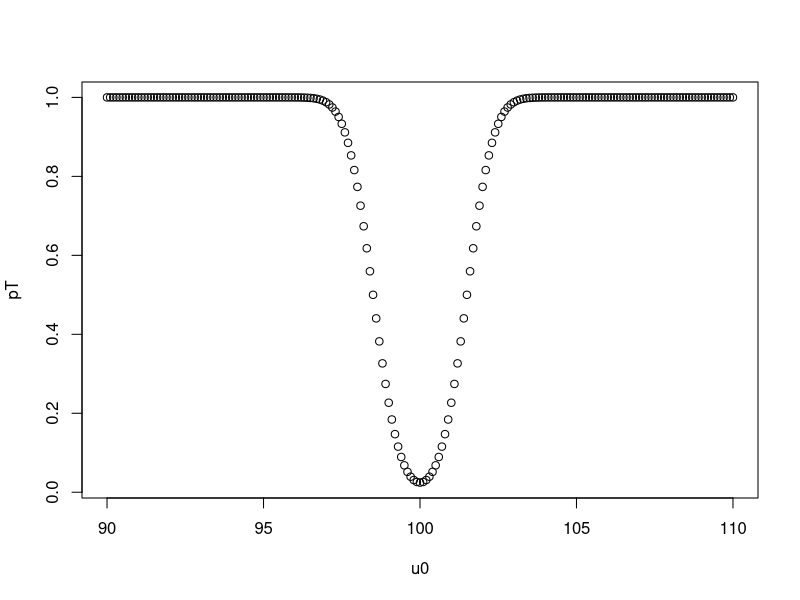

Here is the R script that generated this plot:
# -------------------------------------------
# Es. 1
n = 1000
dif = 36
pi = 36/1000
s2 = pi*(1-pi)

#i) IC(pi)
g = 0.95
q = qnorm(1-g)
ICpi = pi - q * sqrt(s2/n)

#ii)
alpha = c(0.05, 0.01)
q = qnorm(alpha)

pi0 = 0.05
T = (pi - pi0)/sqrt((pi0*(1 - pi0)/n))

# -------------------------------------------
# Es. 2
xa = c(17.3, 9.4, 4.0, 12.5, 11.4, 13.8)
xb = c(17.1, 9.7, 3.9, 12.5, 11.2, 13.6)

xd = xa - xb; 
xm = mean(xd)
s2 = var(xd)
n = length(xd)

alpha = 0.05
T = (xm - 0)/sqrt(s2/n)
q1 = qt(alpha/2,n-1)
pValue = 2*pt(-T,n-1)

t.test(xd,alpha = 0.05,alternative = "two.sided")

# -------------------------------------------
# Es. 3
x1 = 12.5
x2 = 11.9
s2_1=2.1^2
s2_2=2.2^2

n1 = 64
n2 = 100

alpha = 0.05
q = qnorm(alpha/2)
T = (x1 - x2)/sqrt(s2_1/n1 + s2_2/n2)
pValue = 2*pnorm(-T)

# -------------------------------------------
# Es. 4
xa = c(8.4, 4.4, 3.8, 6.1, 4.7, 11.2, 3.8)
xb = c(7.0, 7.5, 3.2, 8.4, 9.6, 11.6, 13.0, 10.4)

n = length(xa)
m = length(xb)

s2_a = var(xa)
s2_b = var(xb)

s2_s = (s2_a*(n-1)+s2_b*(m-1))/(n+m-2)


alpha = 0.05
q = qt(alpha/2,n+m-2)
T = (mean(xa) - mean(xb))/(sqrt(s2_s/n + s2_s/m))

# -------------------------------------------
# Es. 5
sigma = 2
n = 9
IClower = 98.5
ICupper = 101.5

#i)
q2 = (ICupper - IClower)*sqrt(n)/(sigma*2)
alpha = 2*(1 - pnorm(q2))

#ii)
u0 = seq(90,110,0.1)
pT = pnorm((98.5 - u0)/(2/3)) + (1 - pnorm((101.5 - u0)/(2/3))) 
plot(u0,pT)

u0 = 103
pT = pnorm((98.5 - u0)/(2/3)) + (1 - pnorm((101.5 - u0)/(2/3)))

# -------------------------------------------
